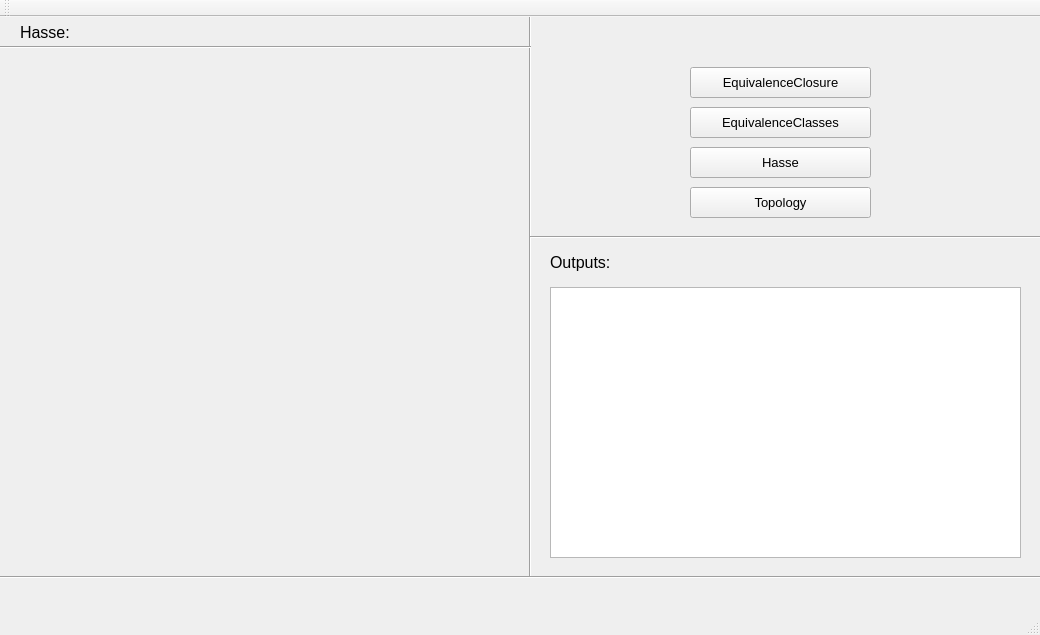
<?xml version="1.0" encoding="UTF-8"?>
<ui version="4.0">
 <class>MainWindow</class>
 <widget class="QMainWindow" name="MainWindow">
  <property name="geometry">
   <rect>
    <x>0</x>
    <y>0</y>
    <width>1040</width>
    <height>635</height>
   </rect>
  </property>
  <property name="windowTitle">
   <string>MainWindow</string>
  </property>
  <widget class="QWidget" name="centralWidget">
   <widget class="QTextBrowser" name="Outputs">
    <property name="geometry">
     <rect>
      <x>550</x>
      <y>270</y>
      <width>471</width>
      <height>271</height>
     </rect>
    </property>
    <property name="font">
     <font>
      <pointsize>11</pointsize>
     </font>
    </property>
   </widget>
   <widget class="QLabel" name="label">
    <property name="geometry">
     <rect>
      <x>550</x>
      <y>230</y>
      <width>91</width>
      <height>31</height>
     </rect>
    </property>
    <property name="font">
     <font>
      <pointsize>12</pointsize>
     </font>
    </property>
    <property name="text">
     <string>Outputs:</string>
    </property>
   </widget>
   <widget class="QPushButton" name="EquivalenceClosure">
    <property name="geometry">
     <rect>
      <x>690</x>
      <y>50</y>
      <width>181</width>
      <height>31</height>
     </rect>
    </property>
    <property name="font">
     <font>
      <pointsize>10</pointsize>
     </font>
    </property>
    <property name="text">
     <string>EquivalenceClosure</string>
    </property>
   </widget>
   <widget class="QPushButton" name="EquivalenceClasses">
    <property name="geometry">
     <rect>
      <x>690</x>
      <y>90</y>
      <width>181</width>
      <height>31</height>
     </rect>
    </property>
    <property name="font">
     <font>
      <pointsize>10</pointsize>
     </font>
    </property>
    <property name="text">
     <string>EquivalenceClasses</string>
    </property>
   </widget>
   <widget class="QPushButton" name="Hasse">
    <property name="geometry">
     <rect>
      <x>690</x>
      <y>130</y>
      <width>181</width>
      <height>31</height>
     </rect>
    </property>
    <property name="font">
     <font>
      <pointsize>10</pointsize>
     </font>
    </property>
    <property name="text">
     <string>Hasse</string>
    </property>
   </widget>
   <widget class="QPushButton" name="Topology">
    <property name="geometry">
     <rect>
      <x>690</x>
      <y>170</y>
      <width>181</width>
      <height>31</height>
     </rect>
    </property>
    <property name="font">
     <font>
      <pointsize>10</pointsize>
     </font>
    </property>
    <property name="text">
     <string>Topology</string>
    </property>
   </widget>
   <widget class="Line" name="line">
    <property name="geometry">
     <rect>
      <x>520</x>
      <y>-10</y>
      <width>20</width>
      <height>571</height>
     </rect>
    </property>
    <property name="orientation">
     <enum>Qt::Vertical</enum>
    </property>
   </widget>
   <widget class="QLabel" name="label_2">
    <property name="geometry">
     <rect>
      <x>20</x>
      <y>0</y>
      <width>91</width>
      <height>31</height>
     </rect>
    </property>
    <property name="font">
     <font>
      <pointsize>12</pointsize>
     </font>
    </property>
    <property name="text">
     <string>Hasse:</string>
    </property>
   </widget>
   <widget class="Line" name="line_2">
    <property name="geometry">
     <rect>
      <x>0</x>
      <y>550</y>
      <width>1041</width>
      <height>21</height>
     </rect>
    </property>
    <property name="orientation">
     <enum>Qt::Horizontal</enum>
    </property>
   </widget>
   <widget class="Line" name="line_3">
    <property name="geometry">
     <rect>
      <x>0</x>
      <y>20</y>
      <width>531</width>
      <height>20</height>
     </rect>
    </property>
    <property name="orientation">
     <enum>Qt::Horizontal</enum>
    </property>
   </widget>
   <widget class="Line" name="line_4">
    <property name="geometry">
     <rect>
      <x>530</x>
      <y>210</y>
      <width>511</width>
      <height>20</height>
     </rect>
    </property>
    <property name="orientation">
     <enum>Qt::Horizontal</enum>
    </property>
   </widget>
  </widget>
  <widget class="QMenuBar" name="menuBar">
   <property name="geometry">
    <rect>
     <x>0</x>
     <y>0</y>
     <width>1040</width>
     <height>25</height>
    </rect>
   </property>
  </widget>
  <widget class="QToolBar" name="mainToolBar">
   <attribute name="toolBarArea">
    <enum>TopToolBarArea</enum>
   </attribute>
   <attribute name="toolBarBreak">
    <bool>false</bool>
   </attribute>
  </widget>
  <widget class="QStatusBar" name="statusBar"/>
 </widget>
 <layoutdefault spacing="6" margin="11"/>
 <resources/>
 <connections/>
</ui>
